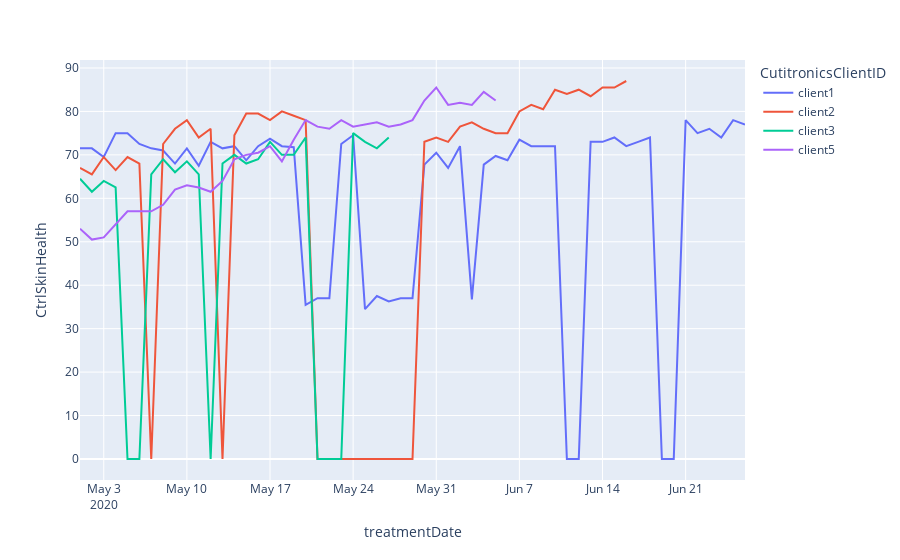

Write notebook code for a chart like this one.
### Code cell
new_df = df.groupby(['CutitronicsClientID', 'treatmentDate']).agg({ 
    'CtrlSkinHealth': 'mean',
    'compliance': 'first'
})

new_df = new_df.reset_index()

fig = px.line(new_df, x="treatmentDate", y="CtrlSkinHealth", color='CutitronicsClientID', hover_data=['compliance'])
fig.show()

### Figure 1 — Plotly figure (JSON) as saved in the notebook; plotly's stock layout.template omitted (floating-point values rounded to 4 significant figures)
{"data": [{"customdata": [["Yes"], ["Yes"], ["Yes"], ["No"], ["No"], ["No"], ["No"], ["No"], ["No"], ["No"], ["Yes"], ["Yes"], ["Yes"], ["Yes"], ["Yes"], ["Yes"], ["Yes"], ["Yes"], ["Yes"], ["MISSED"], ["MISSED"], ["MISSED"], ["Yes"], ["Yes"], ["Yes"], ["Yes"], ["Yes"], ["MISSED"], ["MISSED"], ["Yes"], ["No"], ["No"], ["No"], ["Yes"], ["Yes"], ["No"], ["No"], ["Yes"], ["Yes"], ["Yes"], ["No"], ["MISSED"], ["MISSED"], ["Yes"], ["Yes"], ["No"], ["No"], ["No"], ["No"], ["MISSED"], ["MISSED"], ["No"], ["Yes"], ["Yes"], ["Yes"], ["Yes"], ["No"]], "hovertemplate": "CutitronicsClientID=client1<br>treatmentDate=%{x}<br>CtrlSkinHealth=%{y}<br>compliance=%{customdata[0]}<extra></extra>", "legendgroup": "client1", "line": {"color": "#636efa", "dash": "solid"}, "mode": "lines", "name": "client1", "orientation": "v", "showlegend": true, "type": "scatter", "x": ["2020-05-01T00:00:00", "2020-05-02T00:00:00", "2020-05-03T00:00:00", "2020-05-04T00:00:00", "2020-05-05T00:00:00", "2020-05-06T00:00:00", "2020-05-07T00:00:00", "2020-05-08T00:00:00", "2020-05-09T00:00:00", "2020-05-10T00:00:00", "2020-05-11T00:00:00", "2020-05-12T00:00:00", "2020-05-13T00:00:00", "2020-05-14T00:00:00", "2020-05-15T00:00:00", "2020-05-16T00:00:00", "2020-05-17T00:00:00", "2020-05-18T00:00:00", "2020-05-19T00:00:00", "2020-05-20T00:00:00", "2020-05-21T00:00:00", "2020-05-22T00:00:00", "2020-05-23T00:00:00", "2020-05-24T00:00:00", "2020-05-25T00:00:00", "2020-05-26T00:00:00", "2020-05-27T00:00:00", "2020-05-28T00:00:00", "2020-05-29T00:00:00", "2020-05-30T00:00:00", "2020-05-31T00:00:00", "2020-06-01T00:00:00", "2020-06-02T00:00:00", "2020-06-03T00:00:00", "2020-06-04T00:00:00", "2020-06-05T00:00:00", "2020-06-06T00:00:00", "2020-06-07T00:00:00", "2020-06-08T00:00:00", "2020-06-09T00:00:00", "2020-06-10T00:00:00", "2020-06-11T00:00:00", "2020-06-12T00:00:00", "2020-06-13T00:00:00", "2020-06-14T00:00:00", "2020-06-15T00:00:00", "2020-06-16T00:00:00", "2020-06-17T00:00:00", "2020-06-18T00:00:00", "2020-06-19T00:00:00", "2020-06-20T00:00:00", "2020-06-21T00:00:00", "2020-06-22T00:00:00", "2020-06-23T00:00:00", "2020-06-24T00:00:00", "2020-06-25T00:00:00", "2020-06-26T00:00:00"], "xaxis": "x", "y": [71.5, 71.5, 69.5, 75, 75, 72.5, 71.5, 71, 68, 71.5, 67.5, 73, 71.5, 72, 68.75, 72, 73.75, 72, 71.75, 35.5, 37, 37, 72.5, 74.5, 34.5, 37.5, 36.25, 37, 37, 67.75, 70.5, 67, 72, 36.75, 67.75, 69.75, 68.75, 73.5, 72, 72, 72, 0, 0, 73, 73, 74, 72, 73, 74, 0, 0, 78, 75, 76, 74, 78, 77], "yaxis": "y"}, {"customdata": [["Yes"], ["Yes"], ["Yes"], ["Yes"], ["No"], ["No"], ["MISSED"], ["No"], ["No"], ["No"], ["No"], ["Yes"], ["MISSED"], ["Yes"], ["Yes"], ["Yes"], ["Yes"], ["No"], ["No"], ["No"], ["MISSED"], ["MISSED"], ["MISSED"], ["MISSED"], ["MISSED"], ["MISSED"], ["MISSED"], ["MISSED"], ["MISSED"], ["Yes"], ["Yes"], ["Yes"], ["Yes"], ["Yes"], ["Yes"], ["No"], ["No"], ["No"], ["Yes"], ["Yes"], ["No"], ["No"], ["No"], ["Yes"], ["Yes"], ["No"], ["No"]], "hovertemplate": "CutitronicsClientID=client2<br>treatmentDate=%{x}<br>CtrlSkinHealth=%{y}<br>compliance=%{customdata[0]}<extra></extra>", "legendgroup": "client2", "line": {"color": "#EF553B", "dash": "solid"}, "mode": "lines", "name": "client2", "orientation": "v", "showlegend": true, "type": "scatter", "x": ["2020-05-01T00:00:00", "2020-05-02T00:00:00", "2020-05-03T00:00:00", "2020-05-04T00:00:00", "2020-05-05T00:00:00", "2020-05-06T00:00:00", "2020-05-07T00:00:00", "2020-05-08T00:00:00", "2020-05-09T00:00:00", "2020-05-10T00:00:00", "2020-05-11T00:00:00", "2020-05-12T00:00:00", "2020-05-13T00:00:00", "2020-05-14T00:00:00", "2020-05-15T00:00:00", "2020-05-16T00:00:00", "2020-05-17T00:00:00", "2020-05-18T00:00:00", "2020-05-19T00:00:00", "2020-05-20T00:00:00", "2020-05-21T00:00:00", "2020-05-22T00:00:00", "2020-05-23T00:00:00", "2020-05-24T00:00:00", "2020-05-25T00:00:00", "2020-05-26T00:00:00", "2020-05-27T00:00:00", "2020-05-28T00:00:00", "2020-05-29T00:00:00", "2020-05-30T00:00:00", "2020-05-31T00:00:00", "2020-06-01T00:00:00", "2020-06-02T00:00:00", "2020-06-03T00:00:00", "2020-06-04T00:00:00", "2020-06-05T00:00:00", "2020-06-06T00:00:00", "2020-06-07T00:00:00", "2020-06-08T00:00:00", "2020-06-09T00:00:00", "2020-06-10T00:00:00", "2020-06-11T00:00:00", "2020-06-12T00:00:00", "2020-06-13T00:00:00", "2020-06-14T00:00:00", "2020-06-15T00:00:00", "2020-06-16T00:00:00"], "xaxis": "x", "y": [67, 65.5, 69.5, 66.5, 69.5, 68, 0, 72.5, 76, 78, 74, 76, 0, 74.5, 79.5, 79.5, 78, 80, 79, 78, 0, 0, 0, 0, 0, 0, 0, 0, 0, 73, 74, 73, 76.5, 77.5, 76, 75, 75, 80, 81.5, 80.5, 85, 84, 85, 83.5, 85.5, 85.5, 87], "yaxis": "y"}, {"customdata": [["Yes"], ["Yes"], ["Yes"], ["Yes"], ["MISSED"], ["MISSED"], ["Yes"], ["Yes"], ["Yes"], ["Yes"], ["Yes"], ["MISSED"], ["Yes"], ["Yes"], ["Yes"], ["Yes"], ["Yes"], ["No"], ["No"], ["Yes"], ["MISSED"], ["MISSED"], ["MISSED"], ["Yes"], ["Yes"], ["Yes"], ["No"]], "hovertemplate": "CutitronicsClientID=client3<br>treatmentDate=%{x}<br>CtrlSkinHealth=%{y}<br>compliance=%{customdata[0]}<extra></extra>", "legendgroup": "client3", "line": {"color": "#00cc96", "dash": "solid"}, "mode": "lines", "name": "client3", "orientation": "v", "showlegend": true, "type": "scatter", "x": ["2020-05-01T00:00:00", "2020-05-02T00:00:00", "2020-05-03T00:00:00", "2020-05-04T00:00:00", "2020-05-05T00:00:00", "2020-05-06T00:00:00", "2020-05-07T00:00:00", "2020-05-08T00:00:00", "2020-05-09T00:00:00", "2020-05-10T00:00:00", "2020-05-11T00:00:00", "2020-05-12T00:00:00", "2020-05-13T00:00:00", "2020-05-14T00:00:00", "2020-05-15T00:00:00", "2020-05-16T00:00:00", "2020-05-17T00:00:00", "2020-05-18T00:00:00", "2020-05-19T00:00:00", "2020-05-20T00:00:00", "2020-05-21T00:00:00", "2020-05-22T00:00:00", "2020-05-23T00:00:00", "2020-05-24T00:00:00", "2020-05-25T00:00:00", "2020-05-26T00:00:00", "2020-05-27T00:00:00"], "xaxis": "x", "y": [64.5, 61.5, 64, 62.5, 0, 0, 65.5, 69, 66, 68.5, 65.5, 0, 68, 70, 68, 69, 73, 70, 70, 74, 0, 0, 0, 75, 73, 71.5, 74], "yaxis": "y"}, {"customdata": [["Yes"], ["Yes"], ["Yes"], ["Yes"], ["Yes"], ["Yes"], ["Yes"], ["Yes"], ["Yes"], ["Yes"], ["Yes"], ["Yes"], ["Yes"], ["Yes"], ["Yes"], ["Yes"], ["Yes"], ["Yes"], ["Yes"], ["Yes"], ["Yes"], ["Yes"], ["Yes"], ["Yes"], ["Yes"], ["Yes"], ["Yes"], ["Yes"], ["Yes"], ["Yes"], ["Yes"], ["Yes"], ["Yes"], ["Yes"], ["Yes"], ["Yes"]], "hovertemplate": "CutitronicsClientID=client5<br>treatmentDate=%{x}<br>CtrlSkinHealth=%{y}<br>compliance=%{customdata[0]}<extra></extra>", "legendgroup": "client5", "line": {"color": "#ab63fa", "dash": "solid"}, "mode": "lines", "name": "client5", "orientation": "v", "showlegend": true, "type": "scatter", "x": ["2020-05-01T00:00:00", "2020-05-02T00:00:00", "2020-05-03T00:00:00", "2020-05-04T00:00:00", "2020-05-05T00:00:00", "2020-05-06T00:00:00", "2020-05-07T00:00:00", "2020-05-08T00:00:00", "2020-05-09T00:00:00", "2020-05-10T00:00:00", "2020-05-11T00:00:00", "2020-05-12T00:00:00", "2020-05-13T00:00:00", "2020-05-14T00:00:00", "2020-05-15T00:00:00", "2020-05-16T00:00:00", "2020-05-17T00:00:00", "2020-05-18T00:00:00", "2020-05-19T00:00:00", "2020-05-20T00:00:00", "2020-05-21T00:00:00", "2020-05-22T00:00:00", "2020-05-23T00:00:00", "2020-05-24T00:00:00", "2020-05-25T00:00:00", "2020-05-26T00:00:00", "2020-05-27T00:00:00", "2020-05-28T00:00:00", "2020-05-29T00:00:00", "2020-05-30T00:00:00", "2020-05-31T00:00:00", "2020-06-01T00:00:00", "2020-06-02T00:00:00", "2020-06-03T00:00:00", "2020-06-04T00:00:00", "2020-06-05T00:00:00"], "xaxis": "x", "y": [53, 50.5, 51, 54, 57, 57, 57, 58.5, 62, 63, 62.5, 61.5, 64, 69, 70, 70.5, 72, 68.5, 73.5, 78, 76.5, 76, 78, 76.5, 77, 77.5, 76.5, 77, 78, 82.5, 85.5, 81.5, 82, 81.5, 84.5, 82.5], "yaxis": "y"}], "layout": {"legend": {"title": {"text": "CutitronicsClientID"}, "tracegroupgap": 0}, "margin": {"t": 60}, "xaxis": {"anchor": "y", "domain": [0, 1], "title": {"text": "treatmentDate"}}, "yaxis": {"anchor": "x", "domain": [0, 1], "title": {"text": "CtrlSkinHealth"}}}}
